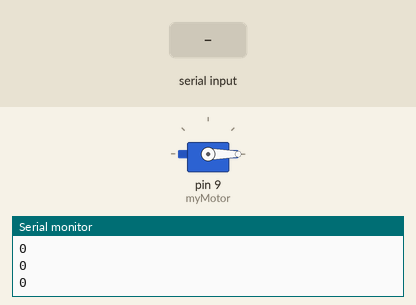
Recording of a sketch running on a simulated Arduino Uno, built with avr-gcc and run on an emulated ATmega328P. Parts: servo, the last lines printed to the serial monitor. The test bench sets the inputs (shaded band).

Above: at 1.2 s.
1.3 s: "90,45\n" received over Serial
At 2.1 s:
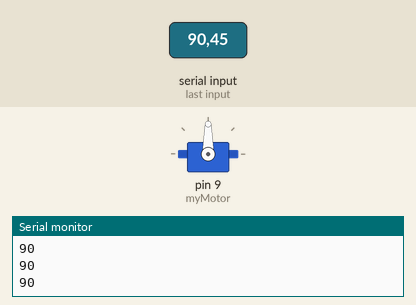
3.0 s: "200\n" received over Serial
At 4.1 s:
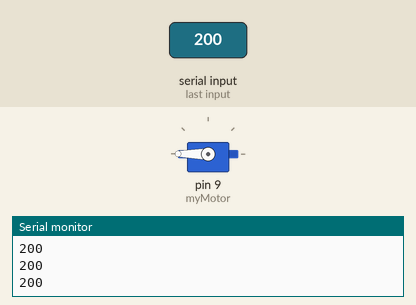
4.7 s: "30,150\n" received over Serial
At 6.1 s:
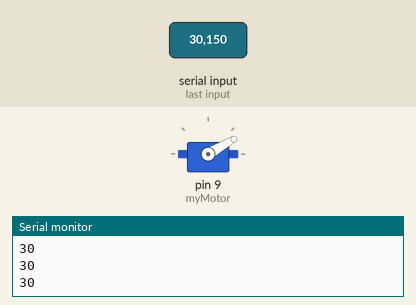
6.4 s: "90\n" received over Serial
At 7.0 s:
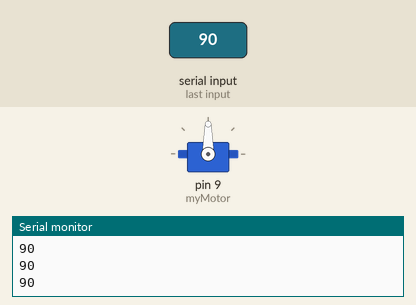
Timing chart, 0 to 9.0 s (numbered marks = the images above; inputs shaded):
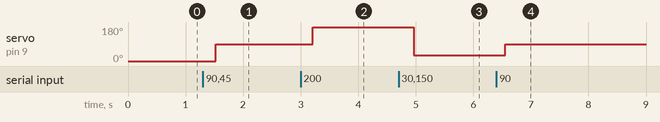

The sketch:

motor_test.ino
```cpp
/*
*  This code is in the public domain.
*  (Do whatever you want with it.)
*/

// Need the Servo library
#include <Servo.h>

// This is our motor.
Servo myMotor;

void turnOnOff(){
  for(int i=0; i<50; i++){
    myMotor.write(12);
  }
}

// This is the final output
// written to the motor.
String incomingString;


int val = 0;

// Set everything up
void setup()
{
  // Put the motor to Arduino pin #9
  myMotor.attach(9);

  // Required for I/O from Serial monitor
  Serial.begin(9600);
  // Print a startup message
  Serial.println("initializing");


}


void loop()
{
  // If there is incoming value
  if(Serial.available() > 0)
  {
    // read the value
    char ch = Serial.read();

    /*
    *  If ch isn't a newline
    *  (linefeed) character,
    *  we will add the character
    *  to the incomingString
    */
    if (ch != 10){
      // Print out the value received
      // so that we can see what is
      // happening
      Serial.print("I have received: ");
      Serial.print(ch, DEC);
      Serial.print('\n');

      // Add the character to
      // the incomingString
      incomingString += ch;
    }
    // received a newline (linefeed) character
    // this means we are done making a string
    else if(incomingString != "")
    {
      // print the incoming string
      Serial.println("I am printing the entire string");
      Serial.println(incomingString);

      // Convert the string to an integer
      val = incomingString.toInt();

      // print the integer
      Serial.println("Printing the value: ");
      Serial.println(val);

      /*
      *  We only want to write an integer between
      *  0 and 180 to the motor.
      */
      if (val > -1 && val < 181)
     {
       // Print confirmation that the
       // value is between 0 and 180
       Serial.println("Value is between 0 and 180");
       // Write to Servo

     }
     // The value is not between 0 and 180.
     // We do not want write this value to
     // the motor.
     else
     {
       Serial.println("Value is NOT between 0 and 180");
       Serial.println("Turning motor on/off");
       // IT'S a TRAP!
       //Serial.println("Error with the input");
     }

      // Reset the value of the incomingString
      incomingString = "";
    }
  }
  Serial.println(val);
  myMotor.write(val);
}
```

Measured:
- after the input at 1.3 s, servo on pin 9 (myMotor): 0° → 90° after 0.22 s
- after the input at 3.0 s, servo on pin 9 (myMotor): 90° → 180° after 0.21 s
- after the input at 4.7 s, servo on pin 9 (myMotor): 180° → 30° after 0.26 s
- after the input at 6.4 s, servo on pin 9 (myMotor): 30° → 90° after 0.15 s
